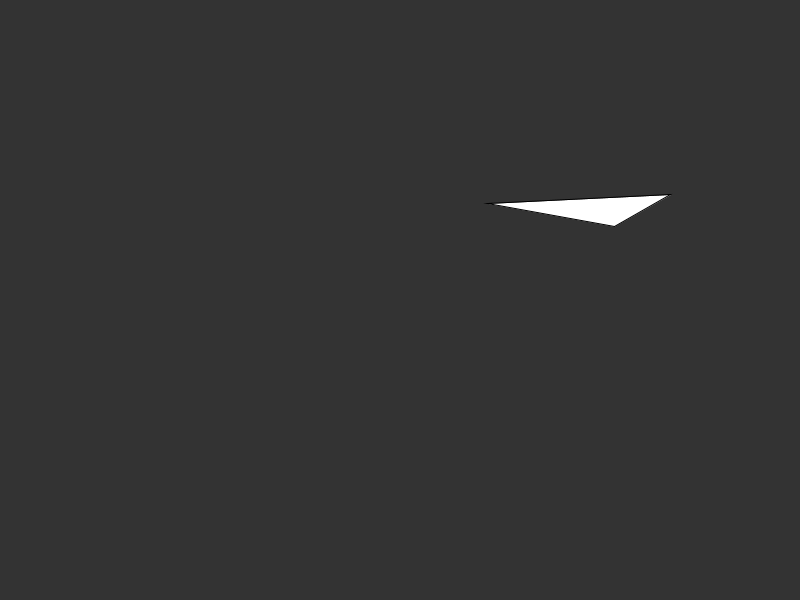
Frame 1 (no input)
Frame 60 (the mouse pressed at the canvas centre just before this capture): identical to frame 1, image omitted
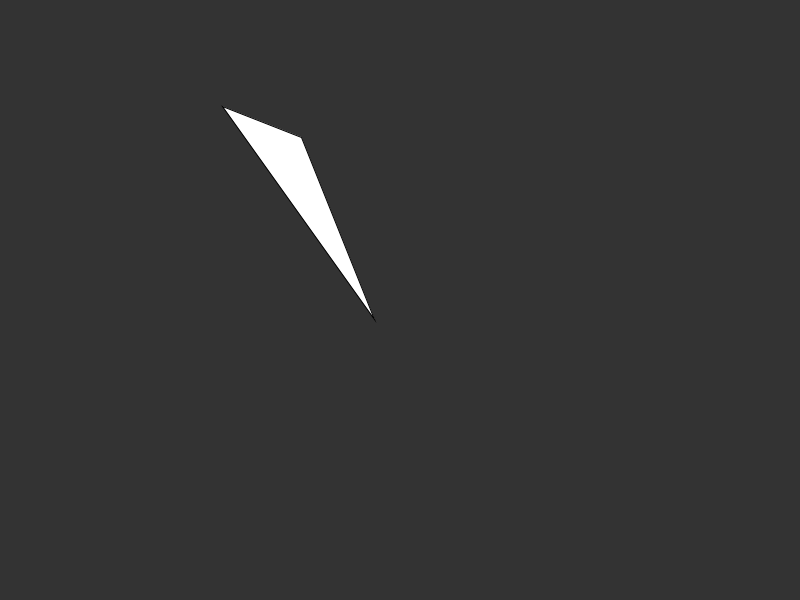
Frame 120 (the mouse held since frame 60 and released just before this capture)

The Processing sketch that drew these frames (run headless with seeded random() and noise(); from frame 60 on, the mouse is pressed at the canvas centre):

// Processing sketch: bit2atom_170624d
// ── bit2atom_170624d.pde
//triangle(30, 75, 58, 20, 86, 75);
PVector[] triPoints = new PVector[3];

void setup() {
    size(800, 600);
    init();
}

void init() {
    setData();
}

void draw() {
    background(51);
    triangle(triPoints[0].x, triPoints[0].y, triPoints[1].x, triPoints[1].y, triPoints[2].x, triPoints[2].y);
}

void setData() {
    for (int i = 0; i < triPoints.length; i ++) {
        triPoints[i] = new PVector(random(100, width-100), random(100, height-100));
    }
}

void mousePressed() {
    init();
}
